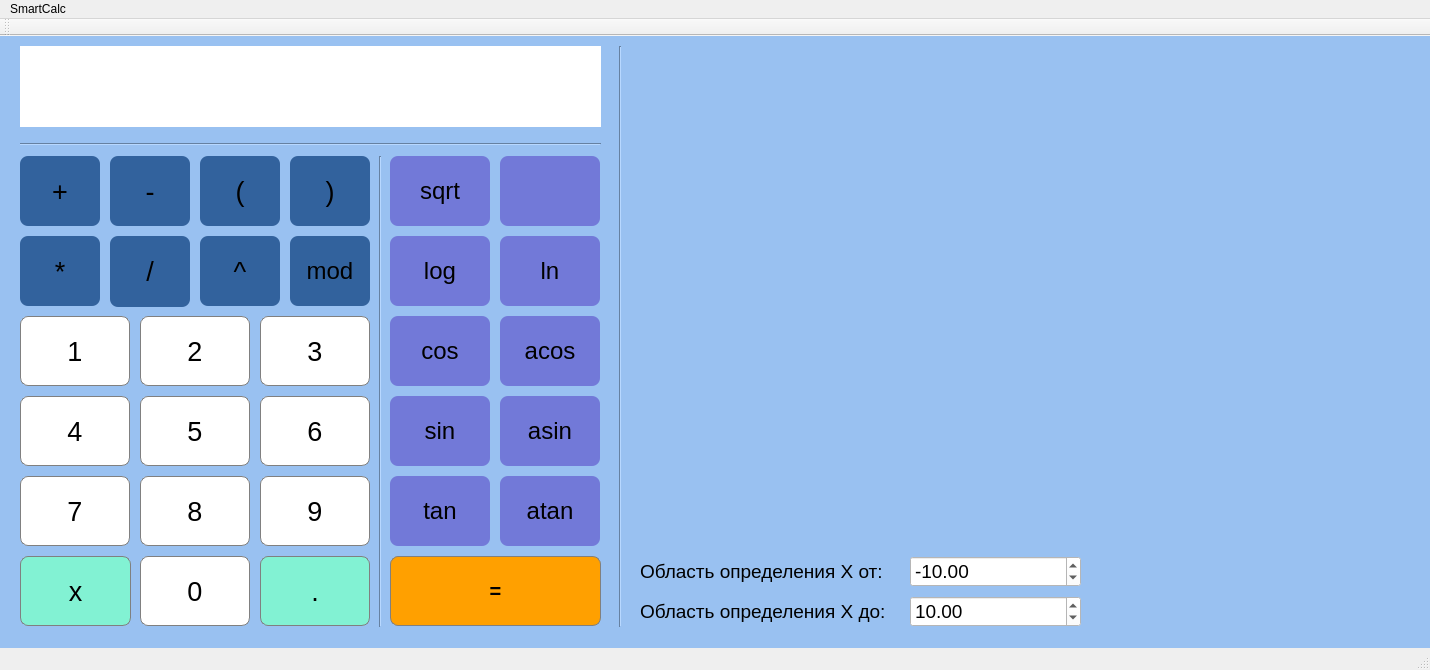
<?xml version="1.0" encoding="UTF-8"?>
<ui version="4.0">
 <class>MainWindow</class>
 <widget class="QMainWindow" name="MainWindow">
  <property name="geometry">
   <rect>
    <x>0</x>
    <y>0</y>
    <width>1430</width>
    <height>670</height>
   </rect>
  </property>
  <property name="minimumSize">
   <size>
    <width>615</width>
    <height>600</height>
   </size>
  </property>
  <property name="maximumSize">
   <size>
    <width>1430</width>
    <height>670</height>
   </size>
  </property>
  <property name="windowTitle">
   <string>MainWindow</string>
  </property>
  <property name="styleSheet">
   <string notr="true">QWidget#centralwidget {
	background-color: rgb(53, 132, 228)
}</string>
  </property>
  <widget class="QWidget" name="centralwidget">
   <property name="styleSheet">
    <string notr="true">QWidget {
	background-color: #99C1F1
}</string>
   </property>
   <widget class="QPushButton" name="pushButton_1">
    <property name="geometry">
     <rect>
      <x>20</x>
      <y>280</y>
      <width>110</width>
      <height>70</height>
     </rect>
    </property>
    <property name="font">
     <font>
      <pointsize>20</pointsize>
     </font>
    </property>
    <property name="styleSheet">
     <string notr="true">QPushButton#pushButton_1{
	background-color: rgb(255, 255, 255);
	border-radius: 8px;
	border: 1px solid #808080
}</string>
    </property>
    <property name="text">
     <string>1</string>
    </property>
   </widget>
   <widget class="QPushButton" name="pushButton_2">
    <property name="geometry">
     <rect>
      <x>140</x>
      <y>280</y>
      <width>110</width>
      <height>70</height>
     </rect>
    </property>
    <property name="font">
     <font>
      <pointsize>20</pointsize>
     </font>
    </property>
    <property name="styleSheet">
     <string notr="true">QPushButton#pushButton_2{
	background-color: rgb(255, 255, 255);
	border-radius: 8px;
	border: 1px solid #808080
}</string>
    </property>
    <property name="text">
     <string>2</string>
    </property>
   </widget>
   <widget class="QPushButton" name="pushButton_3">
    <property name="geometry">
     <rect>
      <x>260</x>
      <y>280</y>
      <width>110</width>
      <height>70</height>
     </rect>
    </property>
    <property name="font">
     <font>
      <pointsize>20</pointsize>
     </font>
    </property>
    <property name="styleSheet">
     <string notr="true">QPushButton#pushButton_3{
	background-color: rgb(255, 255, 255);
	border-radius: 8px;
	border: 1px solid #808080
}</string>
    </property>
    <property name="text">
     <string>3</string>
    </property>
   </widget>
   <widget class="QPushButton" name="pushButton_4">
    <property name="geometry">
     <rect>
      <x>20</x>
      <y>360</y>
      <width>110</width>
      <height>70</height>
     </rect>
    </property>
    <property name="font">
     <font>
      <pointsize>20</pointsize>
     </font>
    </property>
    <property name="styleSheet">
     <string notr="true">QPushButton#pushButton_4{
	background-color: rgb(255, 255, 255);
	border-radius: 8px;
	border: 1px solid #808080
}</string>
    </property>
    <property name="text">
     <string>4</string>
    </property>
   </widget>
   <widget class="QPushButton" name="pushButton_5">
    <property name="geometry">
     <rect>
      <x>140</x>
      <y>360</y>
      <width>110</width>
      <height>70</height>
     </rect>
    </property>
    <property name="font">
     <font>
      <pointsize>20</pointsize>
     </font>
    </property>
    <property name="styleSheet">
     <string notr="true">QPushButton#pushButton_5{
	background-color: rgb(255, 255, 255);
	border-radius: 8px;
	border: 1px solid #808080
}</string>
    </property>
    <property name="text">
     <string>5</string>
    </property>
   </widget>
   <widget class="QPushButton" name="pushButton_6">
    <property name="geometry">
     <rect>
      <x>260</x>
      <y>360</y>
      <width>110</width>
      <height>70</height>
     </rect>
    </property>
    <property name="font">
     <font>
      <pointsize>20</pointsize>
     </font>
    </property>
    <property name="styleSheet">
     <string notr="true">QPushButton#pushButton_6{
	background-color: rgb(255, 255, 255);
	border-radius: 8px;
	border: 1px solid #808080
}</string>
    </property>
    <property name="text">
     <string>6</string>
    </property>
   </widget>
   <widget class="QPushButton" name="pushButton_7">
    <property name="geometry">
     <rect>
      <x>20</x>
      <y>440</y>
      <width>110</width>
      <height>70</height>
     </rect>
    </property>
    <property name="font">
     <font>
      <pointsize>20</pointsize>
     </font>
    </property>
    <property name="styleSheet">
     <string notr="true">QPushButton#pushButton_7{
	background-color: rgb(255, 255, 255);
	border-radius: 8px;
	border: 1px solid #808080
}</string>
    </property>
    <property name="text">
     <string>7</string>
    </property>
   </widget>
   <widget class="QPushButton" name="pushButton_8">
    <property name="geometry">
     <rect>
      <x>140</x>
      <y>440</y>
      <width>110</width>
      <height>70</height>
     </rect>
    </property>
    <property name="font">
     <font>
      <pointsize>20</pointsize>
     </font>
    </property>
    <property name="styleSheet">
     <string notr="true">QPushButton#pushButton_8 {
	background-color: rgb(255, 255, 255);
	border-radius: 8px;
	border: 1px solid #808080
}</string>
    </property>
    <property name="text">
     <string>8</string>
    </property>
   </widget>
   <widget class="QPushButton" name="pushButton_9">
    <property name="geometry">
     <rect>
      <x>260</x>
      <y>440</y>
      <width>110</width>
      <height>70</height>
     </rect>
    </property>
    <property name="font">
     <font>
      <pointsize>20</pointsize>
     </font>
    </property>
    <property name="styleSheet">
     <string notr="true">QPushButton#pushButton_9{
	background-color: rgb(255, 255, 255);
	border-radius: 8px;
	border: 1px solid #808080
}</string>
    </property>
    <property name="text">
     <string>9</string>
    </property>
   </widget>
   <widget class="QPushButton" name="pushButton_eq">
    <property name="geometry">
     <rect>
      <x>390</x>
      <y>520</y>
      <width>211</width>
      <height>70</height>
     </rect>
    </property>
    <property name="font">
     <font>
      <pointsize>-1</pointsize>
      <weight>75</weight>
      <italic>false</italic>
      <bold>true</bold>
     </font>
    </property>
    <property name="styleSheet">
     <string notr="true"> QPushButton {
	 background-color: #cfcfcf;
     border-radius: 8px;
     font: bold 14px;
     padding: 6px;
	 font-size: 20px;
	border: 1px solid #808080
 }

 QPushButton#pushButton_eq {
     background-color: #ffa000;
 }</string>
    </property>
    <property name="text">
     <string notr="true">=</string>
    </property>
    <property name="autoRepeatInterval">
     <number>100</number>
    </property>
   </widget>
   <widget class="QPushButton" name="pushButton_plus">
    <property name="geometry">
     <rect>
      <x>20</x>
      <y>120</y>
      <width>80</width>
      <height>70</height>
     </rect>
    </property>
    <property name="font">
     <font>
      <pointsize>20</pointsize>
     </font>
    </property>
    <property name="styleSheet">
     <string notr="true">QPushButton#pushButton_plus{
	background-color: #32629D;
	border-radius: 8px;
}</string>
    </property>
    <property name="text">
     <string>+</string>
    </property>
   </widget>
   <widget class="QPushButton" name="pushButton_minus">
    <property name="geometry">
     <rect>
      <x>110</x>
      <y>120</y>
      <width>80</width>
      <height>70</height>
     </rect>
    </property>
    <property name="font">
     <font>
      <pointsize>20</pointsize>
     </font>
    </property>
    <property name="styleSheet">
     <string notr="true">QPushButton#pushButton_minus{
	background-color: #32629D;
	border-radius: 8px;
}</string>
    </property>
    <property name="text">
     <string>-</string>
    </property>
   </widget>
   <widget class="QPushButton" name="pushButton_mult">
    <property name="geometry">
     <rect>
      <x>20</x>
      <y>200</y>
      <width>80</width>
      <height>70</height>
     </rect>
    </property>
    <property name="font">
     <font>
      <pointsize>20</pointsize>
     </font>
    </property>
    <property name="styleSheet">
     <string notr="true">QPushButton#pushButton_mult{
	background-color: #32629D;
	border-radius: 8px;
}</string>
    </property>
    <property name="text">
     <string>*</string>
    </property>
   </widget>
   <widget class="QPushButton" name="pushButton_div">
    <property name="geometry">
     <rect>
      <x>110</x>
      <y>200</y>
      <width>80</width>
      <height>71</height>
     </rect>
    </property>
    <property name="font">
     <font>
      <pointsize>20</pointsize>
     </font>
    </property>
    <property name="styleSheet">
     <string notr="true">QPushButton#pushButton_div {
	background-color: #32629D;
	border-radius: 8px;
}</string>
    </property>
    <property name="text">
     <string>/</string>
    </property>
   </widget>
   <widget class="QPushButton" name="pushButton_pow">
    <property name="geometry">
     <rect>
      <x>200</x>
      <y>200</y>
      <width>80</width>
      <height>70</height>
     </rect>
    </property>
    <property name="font">
     <font>
      <pointsize>20</pointsize>
     </font>
    </property>
    <property name="styleSheet">
     <string notr="true">QPushButton#pushButton_pow {
	background-color: #32629D;
	border-radius: 8px;
}</string>
    </property>
    <property name="text">
     <string>^</string>
    </property>
   </widget>
   <widget class="QPushButton" name="pushButton_mod">
    <property name="geometry">
     <rect>
      <x>290</x>
      <y>200</y>
      <width>80</width>
      <height>70</height>
     </rect>
    </property>
    <property name="font">
     <font>
      <pointsize>18</pointsize>
     </font>
    </property>
    <property name="styleSheet">
     <string notr="true">QPushButton#pushButton_mod{
	background-color: #32629D;
	border-radius: 8px;
}</string>
    </property>
    <property name="text">
     <string>mod</string>
    </property>
   </widget>
   <widget class="QPushButton" name="pushButton_cos">
    <property name="geometry">
     <rect>
      <x>390</x>
      <y>280</y>
      <width>100</width>
      <height>70</height>
     </rect>
    </property>
    <property name="font">
     <font>
      <pointsize>18</pointsize>
     </font>
    </property>
    <property name="styleSheet">
     <string notr="true">QPushButton#pushButton_cos{
	background-color: #7279D8;
	border-radius: 8px;
}</string>
    </property>
    <property name="text">
     <string>cos</string>
    </property>
   </widget>
   <widget class="QPushButton" name="pushButton_sin">
    <property name="geometry">
     <rect>
      <x>390</x>
      <y>360</y>
      <width>100</width>
      <height>70</height>
     </rect>
    </property>
    <property name="font">
     <font>
      <pointsize>18</pointsize>
     </font>
    </property>
    <property name="styleSheet">
     <string notr="true">QPushButton#pushButton_sin{
	background-color: #7279D8;
	border-radius: 8px;
}</string>
    </property>
    <property name="text">
     <string>sin</string>
    </property>
   </widget>
   <widget class="QPushButton" name="pushButton_tan">
    <property name="geometry">
     <rect>
      <x>390</x>
      <y>440</y>
      <width>100</width>
      <height>70</height>
     </rect>
    </property>
    <property name="font">
     <font>
      <pointsize>18</pointsize>
     </font>
    </property>
    <property name="styleSheet">
     <string notr="true">QPushButton#pushButton_tan{
	background-color: #7279D8;
	border-radius: 8px;
}</string>
    </property>
    <property name="text">
     <string>tan</string>
    </property>
   </widget>
   <widget class="QPushButton" name="pushButton_sqrt">
    <property name="geometry">
     <rect>
      <x>390</x>
      <y>120</y>
      <width>100</width>
      <height>70</height>
     </rect>
    </property>
    <property name="font">
     <font>
      <pointsize>18</pointsize>
     </font>
    </property>
    <property name="styleSheet">
     <string notr="true">QPushButton#pushButton_sqrt{
	background-color: #7279D8;
	border-radius: 8px;
}</string>
    </property>
    <property name="text">
     <string>sqrt</string>
    </property>
   </widget>
   <widget class="QPushButton" name="pushButton_ln">
    <property name="geometry">
     <rect>
      <x>500</x>
      <y>200</y>
      <width>100</width>
      <height>70</height>
     </rect>
    </property>
    <property name="font">
     <font>
      <pointsize>18</pointsize>
     </font>
    </property>
    <property name="styleSheet">
     <string notr="true">QPushButton#pushButton_ln{
	background-color: #7279D8;
	border-radius: 8px;
}</string>
    </property>
    <property name="text">
     <string>ln</string>
    </property>
   </widget>
   <widget class="QPushButton" name="pushButton_atan">
    <property name="geometry">
     <rect>
      <x>500</x>
      <y>440</y>
      <width>100</width>
      <height>70</height>
     </rect>
    </property>
    <property name="font">
     <font>
      <pointsize>18</pointsize>
     </font>
    </property>
    <property name="styleSheet">
     <string notr="true">QPushButton#pushButton_atan{
	background-color: #7279D8;
	border-radius: 8px;
}</string>
    </property>
    <property name="text">
     <string>atan</string>
    </property>
   </widget>
   <widget class="QPushButton" name="pushButton_asin">
    <property name="geometry">
     <rect>
      <x>500</x>
      <y>360</y>
      <width>100</width>
      <height>70</height>
     </rect>
    </property>
    <property name="font">
     <font>
      <pointsize>18</pointsize>
     </font>
    </property>
    <property name="styleSheet">
     <string notr="true">QPushButton#pushButton_asin{
	background-color: #7279D8;
	border-radius: 8px;
}</string>
    </property>
    <property name="text">
     <string>asin</string>
    </property>
   </widget>
   <widget class="QPushButton" name="pushButton_acos">
    <property name="geometry">
     <rect>
      <x>500</x>
      <y>280</y>
      <width>100</width>
      <height>70</height>
     </rect>
    </property>
    <property name="font">
     <font>
      <pointsize>18</pointsize>
     </font>
    </property>
    <property name="styleSheet">
     <string notr="true">QPushButton#pushButton_acos{
	background-color: #7279D8;
	border-radius: 8px;
}</string>
    </property>
    <property name="text">
     <string>acos</string>
    </property>
   </widget>
   <widget class="QPushButton" name="pushButton_log">
    <property name="geometry">
     <rect>
      <x>390</x>
      <y>200</y>
      <width>100</width>
      <height>70</height>
     </rect>
    </property>
    <property name="font">
     <font>
      <pointsize>18</pointsize>
     </font>
    </property>
    <property name="styleSheet">
     <string notr="true">QPushButton#pushButton_log{
	background-color: #7279D8;
	border-radius: 8px;
}</string>
    </property>
    <property name="text">
     <string>log</string>
    </property>
   </widget>
   <widget class="QLabel" name="label">
    <property name="geometry">
     <rect>
      <x>20</x>
      <y>10</y>
      <width>581</width>
      <height>81</height>
     </rect>
    </property>
    <property name="font">
     <font>
      <pointsize>30</pointsize>
     </font>
    </property>
    <property name="styleSheet">
     <string notr="true">QLabel {
	background-color: rgb(255, 255, 255);
	qproperty-alignment: 'AlignRight | AlignVCenter'
}</string>
    </property>
    <property name="text">
     <string/>
    </property>
   </widget>
   <widget class="QPushButton" name="pushButton_left_bracket">
    <property name="geometry">
     <rect>
      <x>200</x>
      <y>120</y>
      <width>80</width>
      <height>70</height>
     </rect>
    </property>
    <property name="font">
     <font>
      <pointsize>20</pointsize>
     </font>
    </property>
    <property name="styleSheet">
     <string notr="true">QPushButton#pushButton_left_bracket{
	background-color: #32629D;
	border-radius: 8px;
}</string>
    </property>
    <property name="text">
     <string>(</string>
    </property>
   </widget>
   <widget class="QPushButton" name="pushButton_right_bracket">
    <property name="geometry">
     <rect>
      <x>290</x>
      <y>120</y>
      <width>80</width>
      <height>70</height>
     </rect>
    </property>
    <property name="font">
     <font>
      <pointsize>20</pointsize>
     </font>
    </property>
    <property name="styleSheet">
     <string notr="true">QPushButton#pushButton_right_bracket{
	background-color: #32629D;
	border-radius: 8px;
}</string>
    </property>
    <property name="text">
     <string>)</string>
    </property>
   </widget>
   <widget class="QPushButton" name="pushButton_truncate">
    <property name="geometry">
     <rect>
      <x>500</x>
      <y>120</y>
      <width>100</width>
      <height>70</height>
     </rect>
    </property>
    <property name="styleSheet">
     <string notr="true">QPushButton#pushButton_truncate{
	background-color: #7279D8;
	border-radius: 8px;
}</string>
    </property>
    <property name="text">
     <string/>
    </property>
    <property name="icon">
     <iconset>
      <normalon>images/delete.png</normalon>
     </iconset>
    </property>
    <property name="iconSize">
     <size>
      <width>25</width>
      <height>25</height>
     </size>
    </property>
   </widget>
   <widget class="QPushButton" name="pushButton_dot">
    <property name="geometry">
     <rect>
      <x>260</x>
      <y>520</y>
      <width>110</width>
      <height>70</height>
     </rect>
    </property>
    <property name="font">
     <font>
      <pointsize>20</pointsize>
     </font>
    </property>
    <property name="styleSheet">
     <string notr="true">QPushButton#pushButton_dot{
	background-color: #82F2D3;
	border-radius: 8px;
	border: 1px solid #808080
}</string>
    </property>
    <property name="text">
     <string>.</string>
    </property>
   </widget>
   <widget class="QPushButton" name="pushButton_0">
    <property name="geometry">
     <rect>
      <x>140</x>
      <y>520</y>
      <width>110</width>
      <height>70</height>
     </rect>
    </property>
    <property name="font">
     <font>
      <pointsize>20</pointsize>
     </font>
    </property>
    <property name="styleSheet">
     <string notr="true">QPushButton#pushButton_0{
	background-color: rgb(255, 255, 255);
	border-radius: 8px;
	border: 1px solid #808080
}</string>
    </property>
    <property name="text">
     <string>0</string>
    </property>
   </widget>
   <widget class="Line" name="line">
    <property name="geometry">
     <rect>
      <x>20</x>
      <y>100</y>
      <width>581</width>
      <height>16</height>
     </rect>
    </property>
    <property name="orientation">
     <enum>Qt::Horizontal</enum>
    </property>
   </widget>
   <widget class="QCustomPlot" name="widget" native="true">
    <property name="geometry">
     <rect>
      <x>640</x>
      <y>10</y>
      <width>775</width>
      <height>500</height>
     </rect>
    </property>
   </widget>
   <widget class="Line" name="line_3">
    <property name="geometry">
     <rect>
      <x>370</x>
      <y>120</y>
      <width>20</width>
      <height>471</height>
     </rect>
    </property>
    <property name="orientation">
     <enum>Qt::Vertical</enum>
    </property>
   </widget>
   <widget class="Line" name="line_2">
    <property name="geometry">
     <rect>
      <x>610</x>
      <y>10</y>
      <width>20</width>
      <height>581</height>
     </rect>
    </property>
    <property name="orientation">
     <enum>Qt::Vertical</enum>
    </property>
   </widget>
   <widget class="QDoubleSpinBox" name="doubleSpinBox">
    <property name="geometry">
     <rect>
      <x>910</x>
      <y>520</y>
      <width>171</width>
      <height>31</height>
     </rect>
    </property>
    <property name="font">
     <font>
      <family>Ubuntu</family>
      <pointsize>14</pointsize>
     </font>
    </property>
    <property name="styleSheet">
     <string notr="true">QDoubleSpinBox {
	background : rgb(255, 255, 255);
}</string>
    </property>
    <property name="minimum">
     <double>-1000000.000000000000000</double>
    </property>
    <property name="maximum">
     <double>1000000.000000000000000</double>
    </property>
    <property name="value">
     <double>-10.000000000000000</double>
    </property>
   </widget>
   <widget class="QPushButton" name="pushButton_x">
    <property name="geometry">
     <rect>
      <x>20</x>
      <y>520</y>
      <width>111</width>
      <height>70</height>
     </rect>
    </property>
    <property name="font">
     <font>
      <pointsize>20</pointsize>
     </font>
    </property>
    <property name="styleSheet">
     <string notr="true">QPushButton#pushButton_x{
	background-color: #82F2D3;
	border-radius: 8px;
	border: 1px solid #808080
}</string>
    </property>
    <property name="text">
     <string>x</string>
    </property>
   </widget>
   <widget class="QLabel" name="label_2">
    <property name="geometry">
     <rect>
      <x>640</x>
      <y>520</y>
      <width>251</width>
      <height>31</height>
     </rect>
    </property>
    <property name="font">
     <font>
      <pointsize>14</pointsize>
     </font>
    </property>
    <property name="text">
     <string>Область определения X от:</string>
    </property>
   </widget>
   <widget class="QLabel" name="label_3">
    <property name="geometry">
     <rect>
      <x>640</x>
      <y>560</y>
      <width>251</width>
      <height>31</height>
     </rect>
    </property>
    <property name="font">
     <font>
      <pointsize>14</pointsize>
     </font>
    </property>
    <property name="text">
     <string>Область определения X до:</string>
    </property>
   </widget>
   <widget class="QDoubleSpinBox" name="doubleSpinBox_2">
    <property name="geometry">
     <rect>
      <x>910</x>
      <y>560</y>
      <width>171</width>
      <height>31</height>
     </rect>
    </property>
    <property name="font">
     <font>
      <family>Ubuntu</family>
      <pointsize>14</pointsize>
     </font>
    </property>
    <property name="styleSheet">
     <string notr="true">QDoubleSpinBox {
	background : rgb(255, 255, 255);
}
</string>
    </property>
    <property name="minimum">
     <double>-1000000.000000000000000</double>
    </property>
    <property name="maximum">
     <double>1000000.000000000000000</double>
    </property>
    <property name="value">
     <double>10.000000000000000</double>
    </property>
   </widget>
  </widget>
  <widget class="QMenuBar" name="menubar">
   <property name="geometry">
    <rect>
     <x>0</x>
     <y>0</y>
     <width>1430</width>
     <height>22</height>
    </rect>
   </property>
   <widget class="QMenu" name="menuSmartCalc">
    <property name="title">
     <string>SmartCalc</string>
    </property>
    <addaction name="separator"/>
    <addaction name="actionBankCalc"/>
    <addaction name="actionDepositCalc"/>
   </widget>
   <addaction name="menuSmartCalc"/>
  </widget>
  <widget class="QStatusBar" name="statusbar"/>
  <widget class="QToolBar" name="toolBar">
   <property name="windowTitle">
    <string>toolBar</string>
   </property>
   <attribute name="toolBarArea">
    <enum>TopToolBarArea</enum>
   </attribute>
   <attribute name="toolBarBreak">
    <bool>false</bool>
   </attribute>
  </widget>
  <action name="actionBankCalc">
   <property name="text">
    <string>CreditCalc</string>
   </property>
  </action>
  <action name="actionDepositCalc">
   <property name="text">
    <string>DepositCalc</string>
   </property>
  </action>
 </widget>
 <customwidgets>
  <customwidget>
   <class>QCustomPlot</class>
   <extends>QWidget</extends>
   <header>qcustomplot.h</header>
   <container>1</container>
  </customwidget>
 </customwidgets>
 <resources/>
 <connections/>
</ui>
